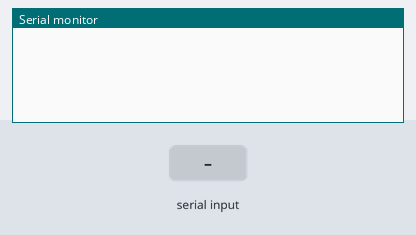
The sketch below on a simulated Arduino Uno, built with avr-gcc and run on an emulated ATmega328P. On the bench: the last lines printed to the serial monitor. The test bench sets the inputs (shaded band).

Above: at 6.2 s.
6.3 s: "<90,45,200>" received over the second serial link
At 7.5 s:
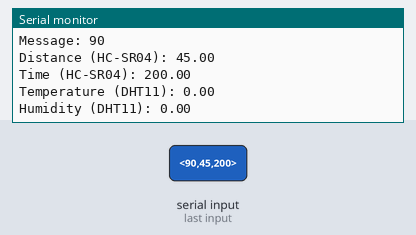
7.8 s: "<30,150,10>" received over the second serial link
At 8.7 s:
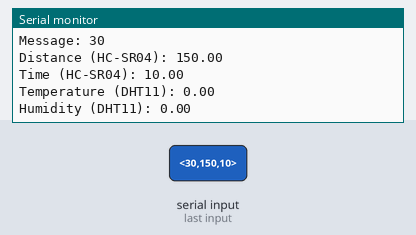

The sketch:

Receiver_ARDUINO_v1.ino
```cpp
#include <SoftwareSerial.h>
SoftwareSerial mySerial(2, 3); // RX, TX

// Variables to handle the data from the ESP
const byte numChars = 64;
char receivedChars[numChars];
char tempChars[numChars];        // temporary array for use when parsing

// variables to hold the parsed data
char message[numChars] = {0};
float floatTemp = 0.0;
float floatHum = 0.0;
float floatDistance = 0.0;
float floatTime = 0.0;

boolean newData = false;

void setup() {
  // put your setup code here, to run once:
  Serial.begin(115200);
  mySerial.begin(115200);
  delay(5000);
}

// Enter data in this style <HelloWorld, 12, 24.7>

void loop() {
    recvWithStartEndMarkers();
    if (newData == true) {
        strcpy(tempChars, receivedChars);
            // this temporary copy is necessary to protect the original data
            //   because strtok() used in parseData() replaces the commas with \0
        parseData();
        showParsedData();
        newData = false;
    }
}

//============

void recvWithStartEndMarkers() {
    static boolean recvInProgress = false;
    static byte ndx = 0;
    char startMarker = '<';
    char endMarker = '>';
    char rc;

    while (mySerial.available() > 0 && newData == false) {
        rc = mySerial.read();

        if (recvInProgress == true) {
            if (rc != endMarker) {
                receivedChars[ndx] = rc;
                ndx++;
                if (ndx >= numChars) {
                    ndx = numChars - 1;
                }
            }
            else {
                receivedChars[ndx] = '\0'; // terminate the string
                recvInProgress = false;
                ndx = 0;
                newData = true;
            }
        }

        else if (rc == startMarker) {
            recvInProgress = true;
        }
    }
}

//============

void parseData() {      // split the data into its parts

    char * strtokIndx; // this is used by strtok() as an index

    strtokIndx = strtok(tempChars,",");      // get the first part - the string
    strcpy(message, strtokIndx); // copy it to

    strtokIndx = strtok(NULL, ","); // this continues where the previous call left off
    floatDistance = atof(strtokIndx);     // convert this part to a float

    strtokIndx = strtok(NULL, ",");
    floatTime = atof(strtokIndx);     // convert this part to a float

    strtokIndx = strtok(NULL, ","); // this continues where the previous call left off
    floatTemp = atof(strtokIndx);     // convert this part to a float

    strtokIndx = strtok(NULL, ",");
    floatHum = atof(strtokIndx);     // convert this part to a float

}

//============

void showParsedData() {
    Serial.print("Message: ");
    Serial.println(message);
    Serial.print("Distance (HC-SR04): ");
    Serial.println(floatDistance);
    Serial.print("Time (HC-SR04): ");
    Serial.println(floatTime);
    Serial.print("Temperature (DHT11): ");
    Serial.println(floatTemp);
    Serial.print("Humidity (DHT11): ");
    Serial.println(floatHum);
}
```

Measured:
- after the input at 6.3 s, the serial monitor: prints a new line at once (image 1)
- after the input at 7.8 s, the serial monitor: prints a new line at once (image 2)
